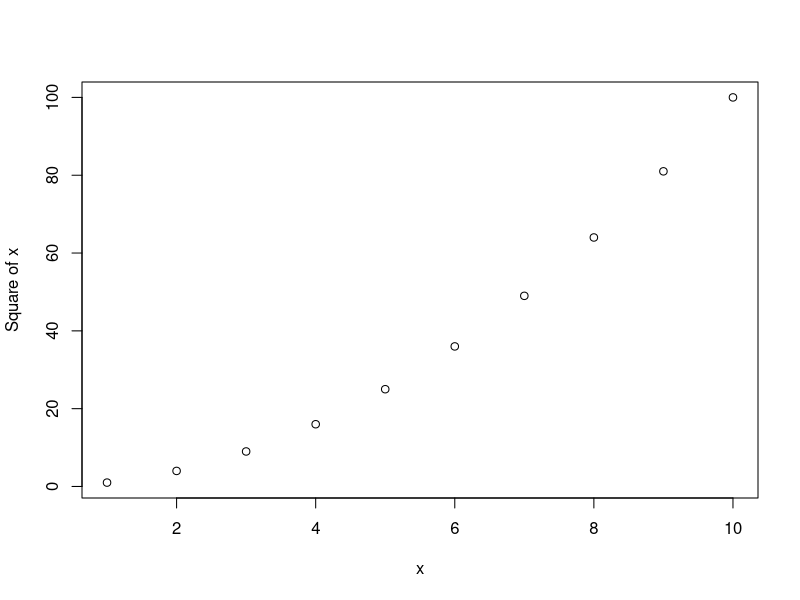
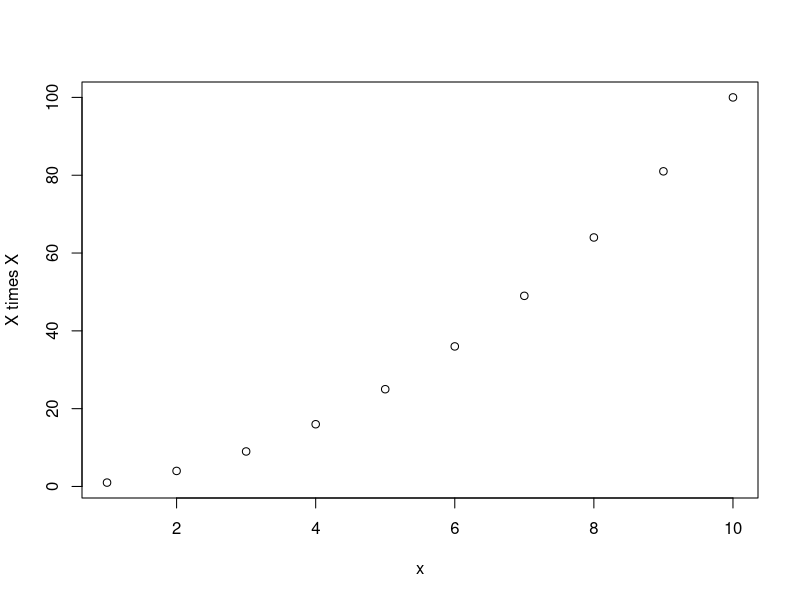
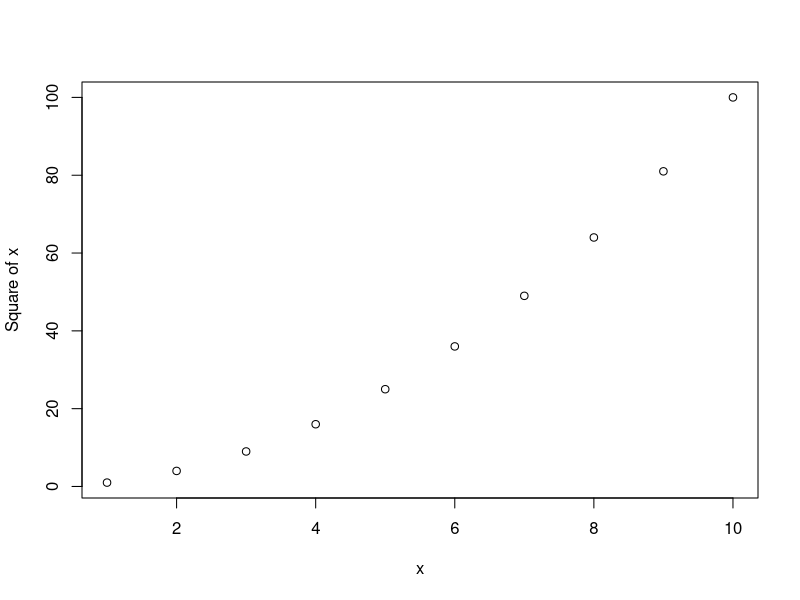
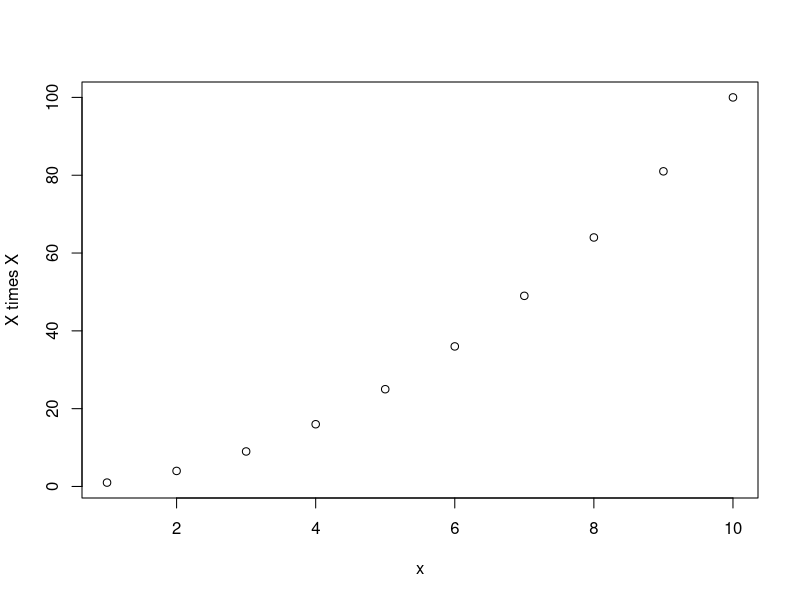
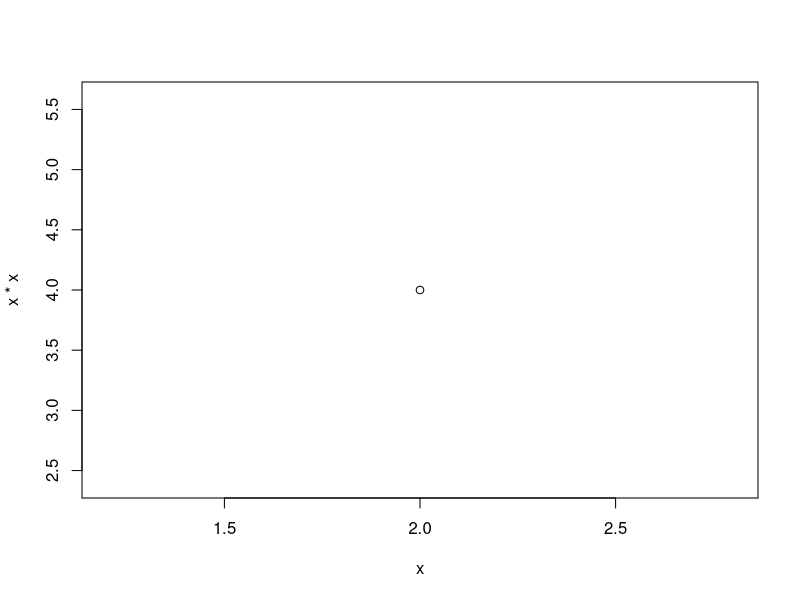
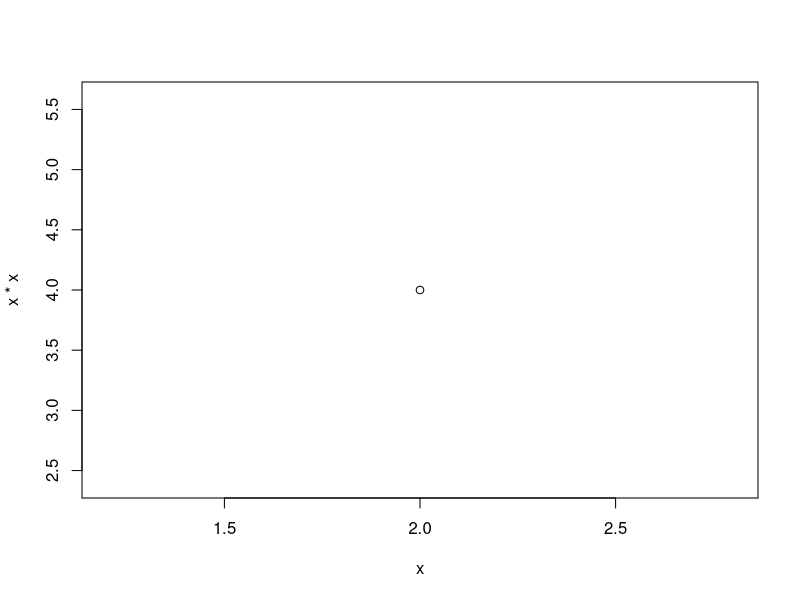
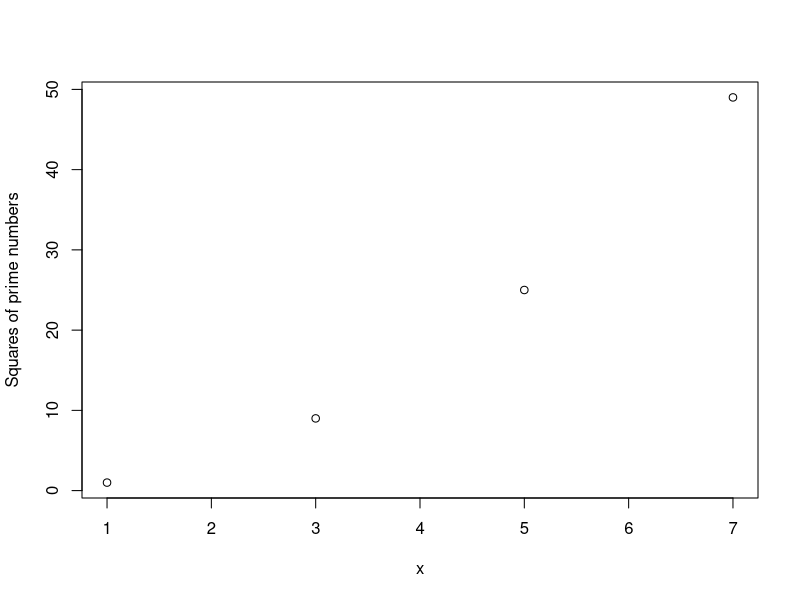
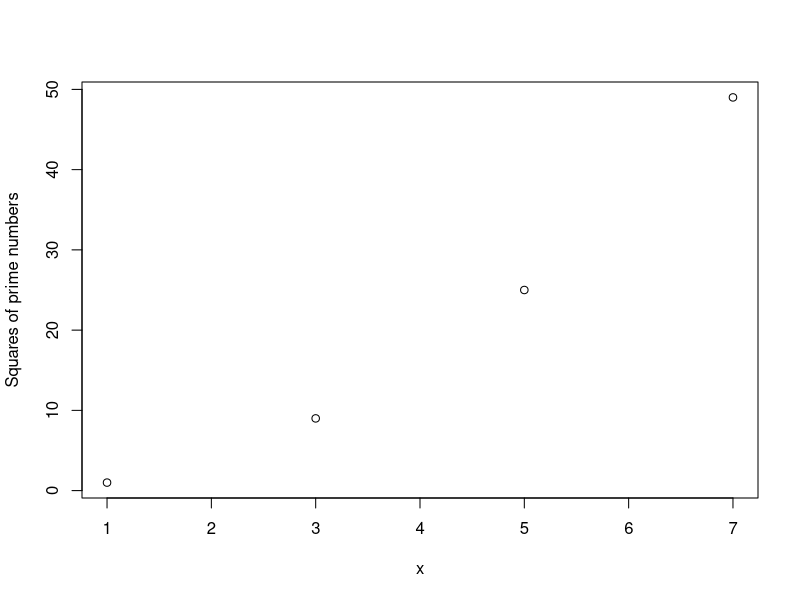

These figures' R source, in order:
### R code from vignette source 'functions.Rnw'

###################################################
### code chunk number 1: functions.Rnw:3-4
###################################################
options(width=80)


###################################################
### code chunk number 2: functions.Rnw:24-25
###################################################
# my_function_name <- function( argument )  statement


###################################################
### code chunk number 3: functions.Rnw:31-34
###################################################
mysq <- function( x ) {   # function name is mysq
	x*x      # the function will return the square of x
}


###################################################
### code chunk number 4: functions.Rnw:38-39
###################################################
mysq(2)


###################################################
### code chunk number 5: functions.Rnw:44-50
###################################################
mysq <- function( x ) {
	plot( x, x*x, ylab="Square of x")	  # plot x and x*x on the y axis
	return (x*x)   	# return the square of x
	}
	
mysq(1:10)	


###################################################
### code chunk number 6: functions.Rnw:57-65
###################################################
mysq <- function( x, yylab="Square of x" ) {   # default argument for the y-label

	plot( x, x*x, ylab=yylab)	
	return (x*x)   	

	}
	
mysq(1:10, yylab="X times X")	


###################################################
### code chunk number 7: functions.Rnw:69-70
###################################################
mysq(1:10)


###################################################
### code chunk number 8: functions.Rnw:76-84
###################################################
mysq <- function( x, yylab=NULL) {   # default arg is no value for the y-label, 

	plot( x, x*x, ylab=yylab)	# but you can specify it if you want to.
	return (x*x)   	

	}
	
mysq(1:10, yylab="X times X")	


###################################################
### code chunk number 9: functions.Rnw:90-92
###################################################
mysq(2)
mysq(x=2)


###################################################
### code chunk number 10: functions.Rnw:97-99
###################################################
mysq( c(1, 3, 5, 7), "Squares of prime numbers")
mysq( yylab = "Squares of prime numbers", x=c(1, 3, 5, 7))


###################################################
### code chunk number 11: functions.Rnw:107-112
###################################################
myfun <- function(x, y,  ...) {
	plot(x, y, ...)
	}

myfun( 1:10, sqrt(1:10), col="red", type="l")   # optional args color and line plot are passed to plot()


###################################################
### code chunk number 12: functions.Rnw:114-115
###################################################
myfun( 1:10, sqrt(1:10), cex=3)   # optional arg for point size passed to plot()


###################################################
### code chunk number 13: functions.Rnw:119-124
###################################################
query <- function( ... ) {
	paste( ... )
	}

query( "cat", "dog", "rabbit")	


###################################################
### code chunk number 14: functions.Rnw:128-136
###################################################
addlist <- function( ... ) {
	list( ... )
	}

metadat <- addlist ( dataset = "myeco", date="Jan 20, 2014")
metadat
dat <- addlist (ind=1:10, names=letters[1:10], eco=rnorm(10) )	
dat


###################################################
### code chunk number 15: functions.Rnw:145-152
###################################################
mysq <- function( x, yylab="Square of x" ) {   # default argument for the y-label

	plot( x, x*x, ylab=yylab)
	output <- list( input=x, output=x*x ) 	
	return (output)   	

	}


###################################################
### code chunk number 16: functions.Rnw:160-161
###################################################
summary


###################################################
### code chunk number 17: functions.Rnw:168-169
###################################################
methods('summary')


###################################################
### code chunk number 18: functions.Rnw:173-174
###################################################
summary.factor


###################################################
### code chunk number 19: functions.Rnw:184-191
###################################################
myfunc <- function( fattony, littlejimmy) {

	cannolis <- fattony*2 + littlejimmy
	return(cannolis)
}

myfunc( 5, 4 )


###################################################
### code chunk number 20: functions.Rnw:194-195 (eval = FALSE)
###################################################
## cannolis


###################################################
### code chunk number 21: functions.Rnw:202-210
###################################################
myfunc <- function( fattony, littlejimmy) {

	cannolis <- fattony*pi + littlejimmy+littlebit
	return( round(cannolis) )
}

littlebit <- 1
myfunc( 5, 4 )


###################################################
### code chunk number 22: functions.Rnw:220-221
###################################################
ls()


###################################################
### code chunk number 23: functions.Rnw:225-230
###################################################
mean <- function(...) {
	return ("dirty harry")
	}
	
mean( 1:10 )


###################################################
### code chunk number 24: functions.Rnw:235-236
###################################################
search()


###################################################
### code chunk number 25: functions.Rnw:242-244
###################################################
rm(mean)
mean(1:10)


